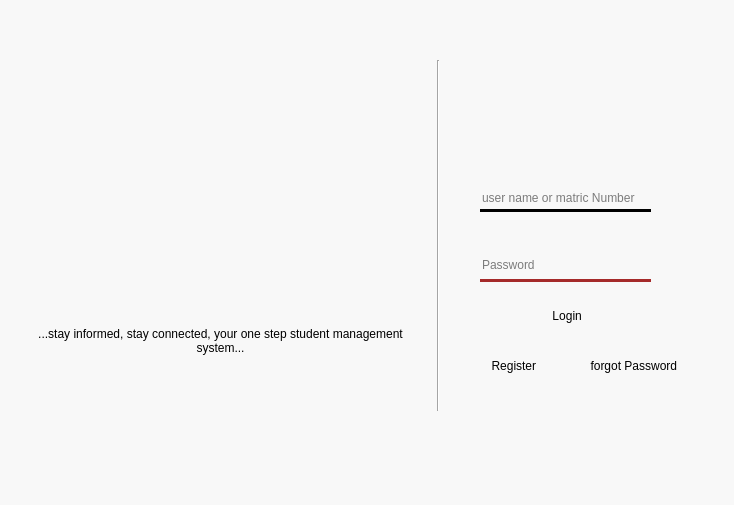
<?xml version="1.0" encoding="UTF-8"?>
<ui version="4.0">
 <class>Form</class>
 <widget class="QWidget" name="Form">
  <property name="enabled">
   <bool>true</bool>
  </property>
  <property name="geometry">
   <rect>
    <x>0</x>
    <y>0</y>
    <width>734</width>
    <height>505</height>
   </rect>
  </property>
  <property name="maximumSize">
   <size>
    <width>734</width>
    <height>505</height>
   </size>
  </property>
  <property name="windowTitle">
   <string>Form</string>
  </property>
  <property name="autoFillBackground">
   <bool>false</bool>
  </property>
  <property name="styleSheet">
   <string notr="true">
background-color: rgb(248, 248, 248);</string>
  </property>
  <widget class="QPushButton" name="login">
   <property name="geometry">
    <rect>
     <x>530</x>
     <y>300</y>
     <width>71</width>
     <height>31</height>
    </rect>
   </property>
   <property name="styleSheet">
    <string notr="true">QPushButton {
    border: none;
    background-color: transparent;
}

QPushButton:pressed {
    background-color: #d0d0d0;
}

QPushButton:flat {
    border: none;
	color: rgb(0, 0, 0);
}
</string>
   </property>
   <property name="text">
    <string> Login</string>
   </property>
   <property name="icon">
    <iconset>
     <normaloff>icons8-login-rounded-up-24.png</normaloff>icons8-login-rounded-up-24.png</iconset>
   </property>
  </widget>
  <widget class="QPushButton" name="pushButton_2">
   <property name="geometry">
    <rect>
     <x>460</x>
     <y>350</y>
     <width>101</width>
     <height>31</height>
    </rect>
   </property>
   <property name="styleSheet">
    <string notr="true">QPushButton {
    border: none;
    background-color: transparent;
}

QPushButton:pressed {
    background-color: #d0d0d0;
}

QPushButton:flat {
    border: none;
}
</string>
   </property>
   <property name="text">
    <string>  Register</string>
   </property>
   <property name="icon">
    <iconset>
     <normaloff>user-avatar_6380179.png</normaloff>user-avatar_6380179.png</iconset>
   </property>
  </widget>
  <widget class="QPushButton" name="pushButton_3">
   <property name="geometry">
    <rect>
     <x>570</x>
     <y>350</y>
     <width>121</width>
     <height>31</height>
    </rect>
   </property>
   <property name="styleSheet">
    <string notr="true">QPushButton {
    border: none;
    background-color: transparent;
}

QPushButton:pressed {
    background-color: #d0d0d0;
}

QPushButton:flat {
    border: none;
}
</string>
   </property>
   <property name="text">
    <string>  forgot Password</string>
   </property>
   <property name="icon">
    <iconset>
     <normaloff>icons8-forgot-password-16.png</normaloff>icons8-forgot-password-16.png</iconset>
   </property>
  </widget>
  <widget class="QLineEdit" name="lineEdit">
   <property name="geometry">
    <rect>
     <x>480</x>
     <y>181</y>
     <width>171</width>
     <height>31</height>
    </rect>
   </property>
   <property name="styleSheet">
    <string notr="true">QLineEdit {
  border: none;
  border-bottom: 2.5px solid ;  /* Deep brown color code */
}
QLineEdit {
  padding-top: 5px; /* Adjust padding to accommodate placeholder text */
}

QLineEdit::placeholder {
  color: #A52A2A; /* Adjust placeholder color (optional) */
  opacity: 1; /* Ensure placeholder is fully visible */
}

QLineEdit::before {
  content: attr(placeholder); /* Inherit content from placeholder */
  position: absolute;
  top: 1; /* Position on top of the input field */
  left: 5px; /* Adjust horizontal positioning */
  font-size: 0.8em; /* Adjust font size (optional) */
  color: #C0C0C0; /* Match placeholder color (optional) */
  transition: opacity 0.7s ease-in-out; /* Add smooth opacity transition */
}

/* Hide the &quot;before&quot; element when text is entered */
QLineEdit:not([placeholderText=&quot;&quot;])::before {
  opacity: 0;
}
</string>
   </property>
   <property name="placeholderText">
    <string>user name or matric Number</string>
   </property>
  </widget>
  <widget class="QLineEdit" name="lineEdit_2">
   <property name="geometry">
    <rect>
     <x>480</x>
     <y>251</y>
     <width>171</width>
     <height>31</height>
    </rect>
   </property>
   <property name="whatsThis">
    <string extracomment="Enter your password"/>
   </property>
   <property name="autoFillBackground">
    <bool>false</bool>
   </property>
   <property name="styleSheet">
    <string notr="true">QLineEdit {
  border: none;
  border-bottom: 2.5px solid #A52A2A;  /* Deep brown color code */
}
</string>
   </property>
   <property name="inputMethodHints">
    <set>Qt::InputMethodHint::ImhHiddenText|Qt::InputMethodHint::ImhNoAutoUppercase|Qt::InputMethodHint::ImhNoPredictiveText|Qt::InputMethodHint::ImhSensitiveData</set>
   </property>
   <property name="inputMask">
    <string/>
   </property>
   <property name="text">
    <string/>
   </property>
   <property name="echoMode">
    <enum>QLineEdit::EchoMode::Password</enum>
   </property>
   <property name="placeholderText">
    <string>Password</string>
   </property>
  </widget>
  <widget class="QLabel" name="label">
   <property name="geometry">
    <rect>
     <x>40</x>
     <y>70</y>
     <width>351</width>
     <height>231</height>
    </rect>
   </property>
   <property name="text">
    <string/>
   </property>
   <property name="pixmap">
    <pixmap>college students-bro.svg</pixmap>
   </property>
   <property name="scaledContents">
    <bool>true</bool>
   </property>
  </widget>
  <widget class="QLabel" name="label_2">
   <property name="geometry">
    <rect>
     <x>510</x>
     <y>70</y>
     <width>101</width>
     <height>91</height>
    </rect>
   </property>
   <property name="text">
    <string/>
   </property>
   <property name="pixmap">
    <pixmap>account_3033143.png</pixmap>
   </property>
   <property name="scaledContents">
    <bool>true</bool>
   </property>
  </widget>
  <widget class="QLabel" name="label_3">
   <property name="geometry">
    <rect>
     <x>30</x>
     <y>320</y>
     <width>381</width>
     <height>41</height>
    </rect>
   </property>
   <property name="mouseTracking">
    <bool>true</bool>
   </property>
   <property name="autoFillBackground">
    <bool>false</bool>
   </property>
   <property name="styleSheet">
    <string notr="true">font: 700 italic 9pt &quot;Segoe UI&quot;;</string>
   </property>
   <property name="frameShadow">
    <enum>QFrame::Shadow::Sunken</enum>
   </property>
   <property name="text">
    <string>...stay informed, stay connected, your one step student management system...</string>
   </property>
   <property name="scaledContents">
    <bool>true</bool>
   </property>
   <property name="alignment">
    <set>Qt::AlignmentFlag::AlignCenter</set>
   </property>
   <property name="wordWrap">
    <bool>true</bool>
   </property>
  </widget>
  <widget class="Line" name="line">
   <property name="geometry">
    <rect>
     <x>430</x>
     <y>60</y>
     <width>16</width>
     <height>351</height>
    </rect>
   </property>
   <property name="orientation">
    <enum>Qt::Orientation::Vertical</enum>
   </property>
  </widget>
 </widget>
 <resources/>
 <connections/>
</ui>
